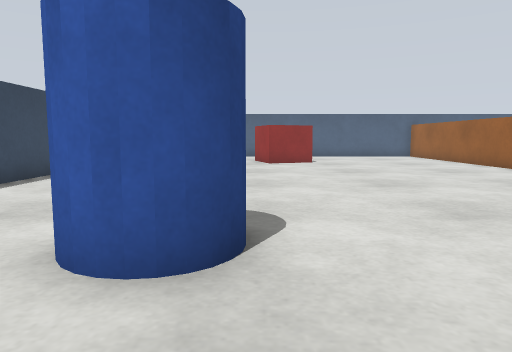
View 1 (above)

16 first-person views from a walk through a Gazebo world. The camera is 0.54 m above the floor, tilts 6° down and sees 70° across. The floor is counted in squares, 0.5 m on a side. Each view is taken from the middle of a square. On the plan, view 1 faces up. The plan holds only what a view shows up to about 14 squares ahead; the rest is blank.

View 2
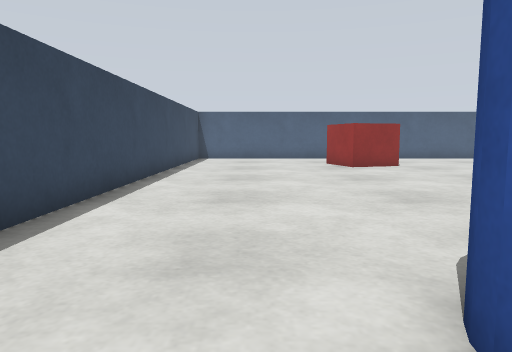

View 3
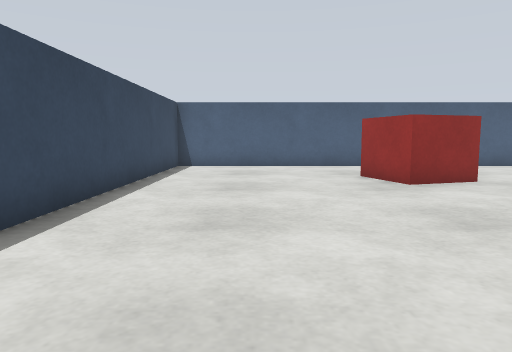

View 4
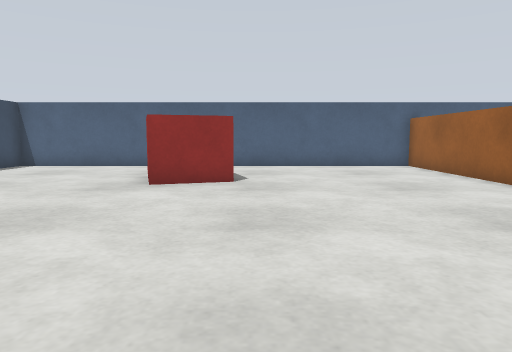

View 5
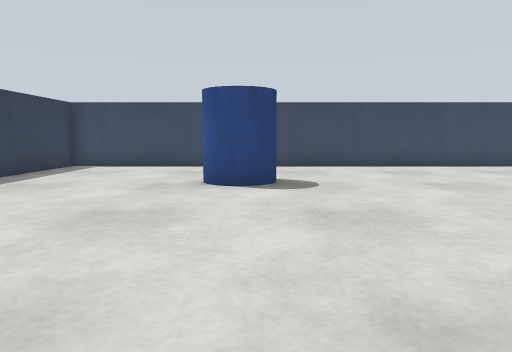

View 6
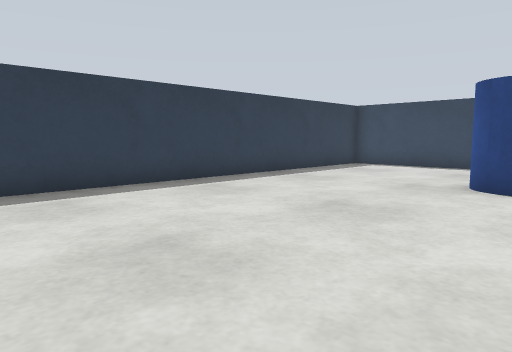

View 7
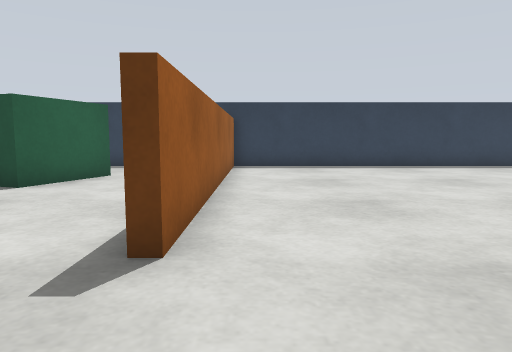

View 8
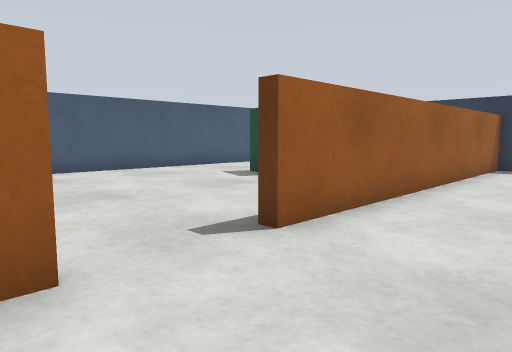

View 9
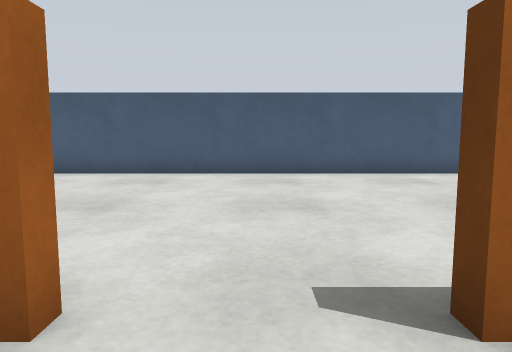

View 10
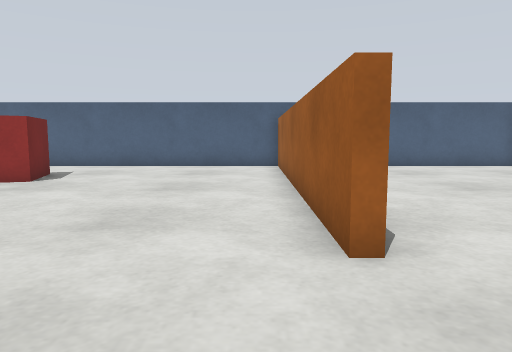

View 11
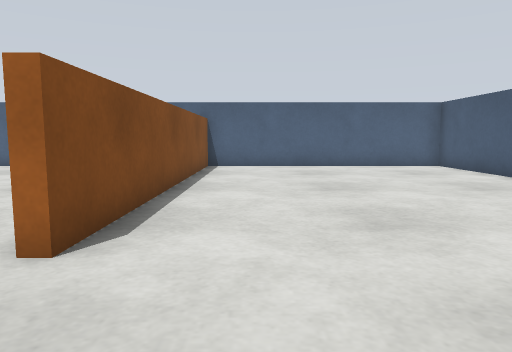

View 12
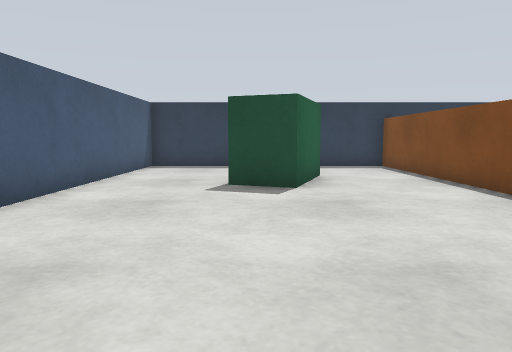

View 13
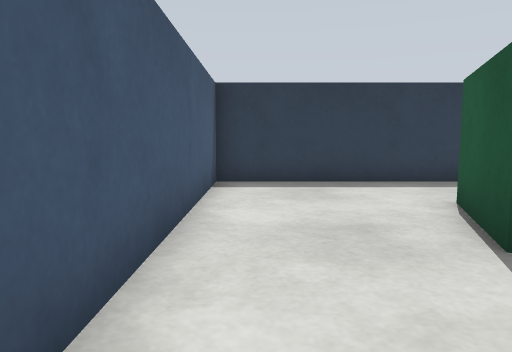

View 14
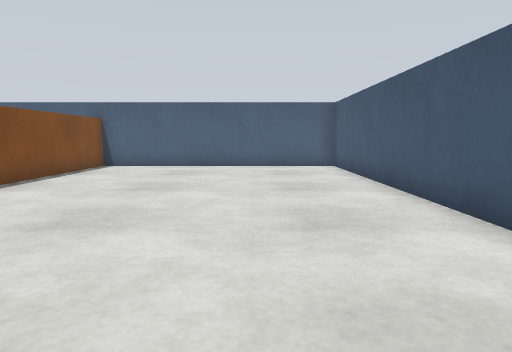

View 15
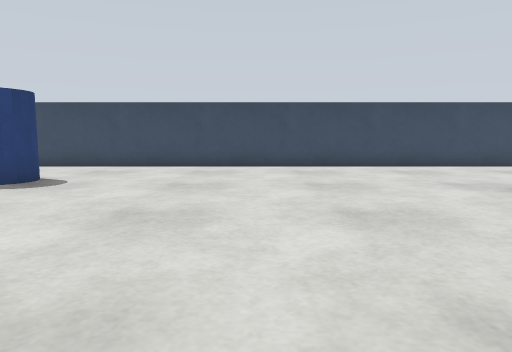

View 16
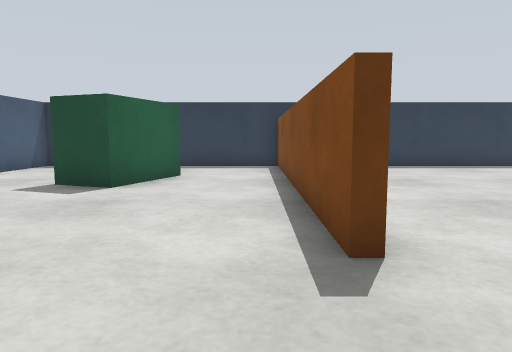

### Floor plan
Ten units are one square. View 1 is at (0, 0); x grows to the right and y downward. Boxes are objects, and circles mark ways between rooms. Rooms are numbered by the first view taken in them; rooms with no view inside come last. Other rooms are left out.
<svg viewBox="-65 -215 250 250">
<path fill="none" stroke="#000" d="M88 -102 88 -210M88 30 88 -78M90 -210 -60 -210 -60 30 90 30M88 -78 92 -78 92 30M92 -210 92 -102 88 -102M90 30 180 30 180 -210 90 -210"/>
<rect x="-25" y="-45" width="30" height="20" fill="#bbb"><title>blue cylinder</title></rect>
<rect x="-5" y="-185" width="30" height="40" fill="#bbb"><title>red box</title></rect>
<rect x="115" y="-35" width="30" height="40" fill="#bbb"><title>green box</title></rect>
<circle cx="90" cy="-90" r="3" fill="#2a7"/>
<text x="10" y="-90">1</text>
<text x="130" y="-90">2</text>
</svg>
Room 1 opens to room 2.

Where each view was taken, in squares from view 1:
view 1: 0 up, 0 right, facing up
view 2: 2 up, 3 left, facing up
view 3: 7 up, 3 left, facing up
view 4: 7 up, 3 right, facing up
view 5: 4 up, 8 right, facing left
view 6: 5 up, 8 right, facing down-left
view 7: 11 up, 8 right, facing down
view 8: 11 up, 6 right, facing down-right
view 9: 9 up, 7 right, facing right
view 10: 7 up, 8 right, facing up
view 11: 7 up, 11 right, facing up
view 12: 11 up, 14 right, facing down
view 13: 6 up, 17 right, facing down
view 14: 7 up, 15 right, facing up
view 15: 10 up, 8 right, facing left
view 16: 11 up, 10 right, facing down
